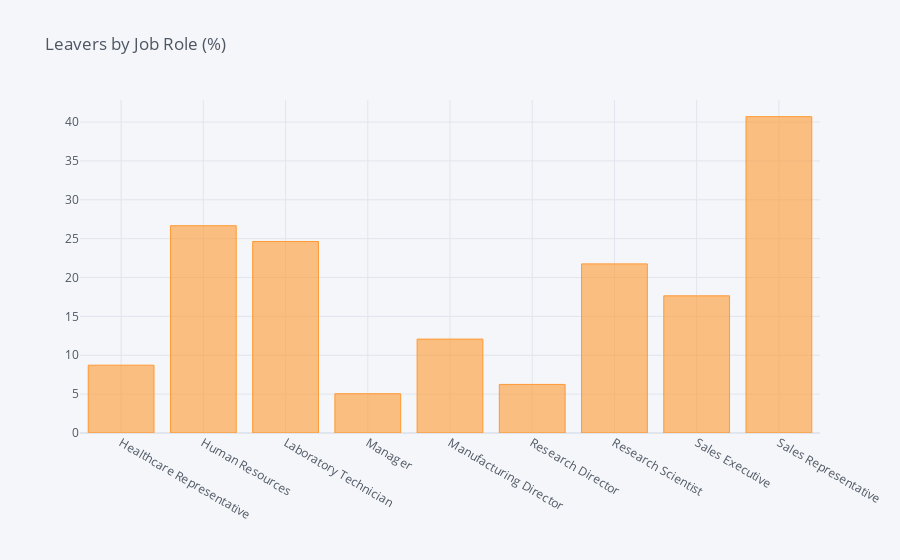

Notebook cell for this chart:
### Code cell
df_JobRole = pd.DataFrame(columns=["Role", "% of Leavers"])
i=0
for field in list(df['Role'].unique()):
    ratio = df[(df['Role']==field)&(df['Turnover']=="Yes")].shape[0] / df[df['Role']==field].shape[0]
    df_JobRole.loc[i] = (field, ratio*100)
    i += 1
    print("In {}, the ratio of leavers is {:.2f}%".format(field, ratio*100))    
df_JR = df_JobRole.groupby(by="Role").sum()
df_JR.iplot(kind='bar',title='Leavers by Job Role (%)')

### Figure 1 — Plotly figure (JSON) as saved in the notebook; plotly's stock layout.template omitted (floating-point values rounded to 4 significant figures)
{"data": [{"marker": {"color": "rgba(255, 153, 51, 0.6)", "line": {"color": "rgba(255, 153, 51, 1.0)", "width": 1}}, "name": "% of Leavers", "orientation": "v", "text": "", "type": "bar", "x": ["Healthcare Representative", "Human Resources", "Laboratory Technician", "Manager", "Manufacturing Director", "Research Director", "Research Scientist", "Sales Executive", "Sales Representative"], "y": [8.725, 26.67, 24.64, 5.051, 12.08, 6.25, 21.76, 17.65, 40.7]}], "layout": {"legend": {"bgcolor": "#F5F6F9", "font": {"color": "#4D5663"}}, "paper_bgcolor": "#F5F6F9", "plot_bgcolor": "#F5F6F9", "title": {"font": {"color": "#4D5663"}, "text": "Leavers by Job Role (%)"}, "xaxis": {"gridcolor": "#E1E5ED", "showgrid": true, "tickfont": {"color": "#4D5663"}, "title": {"font": {"color": "#4D5663"}, "text": ""}, "zerolinecolor": "#E1E5ED"}, "yaxis": {"gridcolor": "#E1E5ED", "showgrid": true, "tickfont": {"color": "#4D5663"}, "title": {"font": {"color": "#4D5663"}, "text": ""}, "zerolinecolor": "#E1E5ED"}}}
